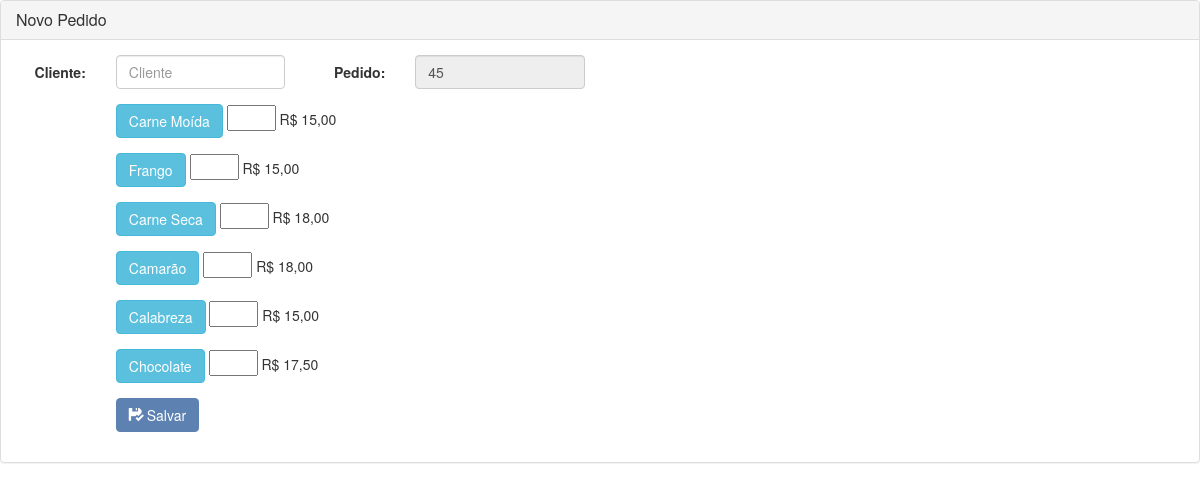
The page /modulo/comercial/PedidoToqueNovaAba.php on the database its author committed.
### tables this page shows
CREATE TABLE `tb_produto` (
  `pro_codigo` int(11) NOT NULL AUTO_INCREMENT,
  `pro_titulo` varchar(45) NOT NULL,
  `pro_valor` decimal(10,2) NOT NULL,
  `pro_descricao` text,
  `tpr_codigo` int(11) NOT NULL,
  PRIMARY KEY (`pro_codigo`),
  KEY `fk_tb_produto_tb_tipo_produto1_idx` (`tpr_codigo`),
  CONSTRAINT `fk_tipo_produto` FOREIGN KEY (`tpr_codigo`) REFERENCES `tb_tipo_produto` (`tpr_codigo`) ON DELETE NO ACTION ON UPDATE NO ACTION
);

### bootstrap.php (called while the page is built, shortened)
<?php
function autoload($class){
	$file = str_replace('\\',DS, DOCROOT.DS.$class).'.php';
}
?>

### system/model/TbPedido.php (called while the page is built, shortened)
<?php
class TbPedido extends DataBase
{
	public function getPedNumber()
	{
		$query = ("SELECT MAX(ped_codigo) FROM tb_pedido ");
		try {
			$stmt = $this->conexao->prepare($query);
			$stmt->execute();
			$number = $stmt->fetch(\PDO::FETCH_NUM);
			return $number[0] + 1;
		} catch (\PDOException $e) {
			throw new \PDOException($e->getMessage());
		}
	}
}

### system/model/TbProduto.php (called while the page is built, shortened)
<?php
class TbProduto extends DataBase
{
	public function listProductScreenSale()
	{
		$query = ("SELECT * FROM tb_produto");
		try {
		$stmt = $this->conexao->prepare($query);
		$stmt->execute();
		return($stmt);
		} catch (Exception $e) {
			throw new \PDOException($e->getMessage(), $e->getCode());
		}
	}
	public function getPriceProduct($pro_codigo)
	{
		$query = ("SELECT pro_valor
					FROM tb_produto
					WHERE pro_codigo = ?");
		try {
			$stmt = $this->conexao->prepare($query);
			$stmt->bindParam(1, $pro_codigo, \PDO::PARAM_INT);
			$stmt->execute();
			$pro_valor = $stmt->fetch(\PDO::FETCH_ASSOC);
			return($pro_valor['pro_valor']);
		} catch (Exception $e) {
			throw new \PDOException($e->getMessage(), $e->getCode());
		}
	}
}

### modulo/comercial/forms/cadastrar/novopedidotoque.php (the view, shortened to what this page needs)
<div class="panel panel-default">
	<div class="panel-heading">
		<h3 class="panel-title">Novo Pedido</h3>
	</div>
	<div class="panel-body">
	<?php
		$tbPedido = new TbPedido();
		$tbProduto = new TbProduto();
		?>
		<form class="form-horizontal" id="pedidotoque" method="post" action="action/createPedidoToque.php">
		<div class="form-group">
			<label for="inputEmail3" class="col-sm-1 control-label">Cliente:</label>
				<div class="col-sm-2">
					<input type="text" name="ped_cliente" value="" class="form-control" placeholder="Cliente">
				</div>
			<label for="" class="col-sm-1 control-label">Pedido:</label>
				<div class="col-sm-2">
					<input type="text" name="" value="<?php echo $tbPedido->getPedNumber(); ?>" class="form-control" readonly="readonly">
				</div>
		</div>
		<?php foreach ($tbProduto->listProductScreenSale() as $product):?>
		<div class="form-group">
		<label class="col-md-1 control-label" for="<?php echo $product['pro_titulo'] ?>"></label>
		  <div class="col-md-4">
		    <div class="btn btn-info"><?php echo($product['pro_titulo']); ?></div>
		    	<input name="<?php echo($product['pro_codigo']);?>" value="" size="3" class="">
		    	<?php echo('R$ '.NumberFormat::builder()->numberClient($tbProduto->getPriceProduct($product['pro_codigo'])));?>
		  </div>
  		</div>
		<?php endforeach; ?>
		<div class="form-group">
			<div class="col-md-2 col-md-offset-1">
			     <button id="button2id" name="button2id" class="btn btn-primary">
			     	<span class="glyphicon glyphicon-floppy-saved"></span> Salvar
			     </button>
			</div>
		</div>
		</form>
	</div>
</div>

### modulo/comercial/PedidoToqueNovaAba.php (shortened to what this page needs)
<?php
include_once '../../bootstrap.php';
?>
	<!doctype html>
<html>
	<head>
		<link rel="stylesheet" href="../../css/bootstrap.css">
	</head>
	<body>
<?php
$FormController = new \system\core\FormController();
$FormController->setForm('forms/cadastrar/novopedidotoque')->getForm();
?>
	</body>
</html>

### rows shown on the page
tb_produto: pro_titulo "Carne Moída", pro_codigo+pro_valor "15,00"
tb_produto: pro_titulo "Frango", pro_codigo+pro_valor "15,00"
tb_produto: pro_titulo "Carne Seca", pro_codigo+pro_valor "18,00"
tb_produto: pro_titulo "Camarão", pro_codigo+pro_valor "18,00"
tb_produto: pro_titulo "Calabreza", pro_codigo+pro_valor "15,00"
tb_produto: pro_titulo "Chocolate", pro_codigo+pro_valor "17,50"
